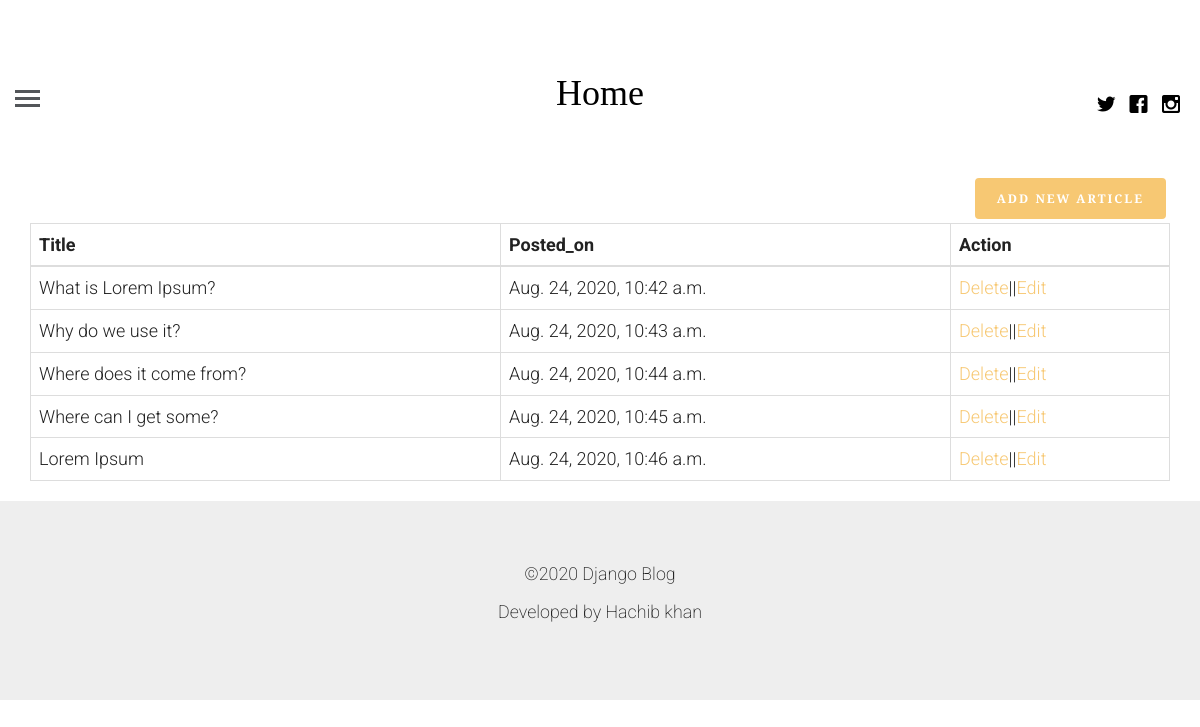
Page /article_auhtor_profile/ (signed in) on the committed database.
### blogapp/models.py (models this page shows, shortened)
class Article(models.Model):
    article_author = models.ForeignKey(Author, on_delete=models.CASCADE)
    title = models.CharField(max_length=200)
    posted_on = models.DateTimeField(auto_now=False, auto_now_add=True)
    updated_on = models.DateTimeField(auto_now=True, auto_now_add=False)
    body = models.TextField()
    image = models.FileField()
    category = models.ForeignKey(Category, on_delete=models.CASCADE)

### blogapp/views.py (the view, shortened to what this page needs)
# urls.py: path('article_auhtor_profile/', views.article_auhtor_profile_view, name='article_auhtor_profile'),
def article_auhtor_profile_view(request):
    if request.user.is_authenticated:
        user = get_object_or_404(User, id=request.user.id)
        author_profile = Author.objects.filter(name=user.id)
        if author_profile:
            auhtorUser = get_object_or_404(Author, name=request.user.id)
            post = Article.objects.filter(article_author=auhtorUser.id)
            context = {
                "post": post,
                "auth": auhtorUser
            }
            return render(request, 'article_auhtor_profile.html', context)
    else:
        return render('blog:login')

### templates/article_auhtor_profile.html (shortened to what this page needs)
{% extends 'base.html' %}
{% load static %}
{% block content %}
    <div class="container">
        <a href="{% url 'blog:create_new_post' %}" class="btn btn-primary pull pull-right">Add new article</a>
        <table class="table table-bordered">
            <thead>
            <tr>
                <th>Title</th>
                <th>Posted_on</th>
                <th>Action</th>
            </tr>
            </thead>
            <tbody>
            {% for p in post %}
            <tr>
                <td>{{p.title}}</td>
                <td>{{p.posted_on}}</td>
                <td><a href="{% url 'blog:delete_post' p.id %}">Delete</a>||<a href="{% url 'blog:update_post' p.id %}">Edit</a></td>
            </tr>
            {% endfor %}
            </tbody>
        </table>
    </div>
{% endblock %}

### static/css/style.css (style rules this page uses)
html { background: #fff; }
body { font-family: "Roboto", arial, sans-serif; font-size: 18px; font-weight: 300; line-height: 1.8; color: #222; background: #fff; }
a { color: #f7c873; -webkit-transition: 0.5s; -o-transition: 0.5s; transition: 0.5s; }
.btn { margin-right: 4px; margin-bottom: 4px; font-family: "Playfair Display", times, serif; font-size: 12px; letter-spacing: 2px; text-transform: uppercase; font-weight: 700; -webkit-border-radius: 4px; -moz-border-radius: 4px; -ms-border-radius: 4px; border-radius: 4px; -webkit-transition: 0.5s; -o-transition: 0.5s; transition: 0.5s; }
.btn-primary { background: #f7c873; color: #fff; border: 2px solid #f7c873; }

### rows in the picture
Article: title "What is Lorem Ipsum?", posted_on "Aug. 24, 2020, 10:42 a.m."
Article: title "Why do we use it?", posted_on "Aug. 24, 2020, 10:43 a.m."
Article: title "Where does it come from?", posted_on "Aug. 24, 2020, 10:44 a.m."
Article: title "Where can I get some?", posted_on "Aug. 24, 2020, 10:45 a.m."
Article: title "Lorem Ipsum", posted_on "Aug. 24, 2020, 10:46 a.m."
